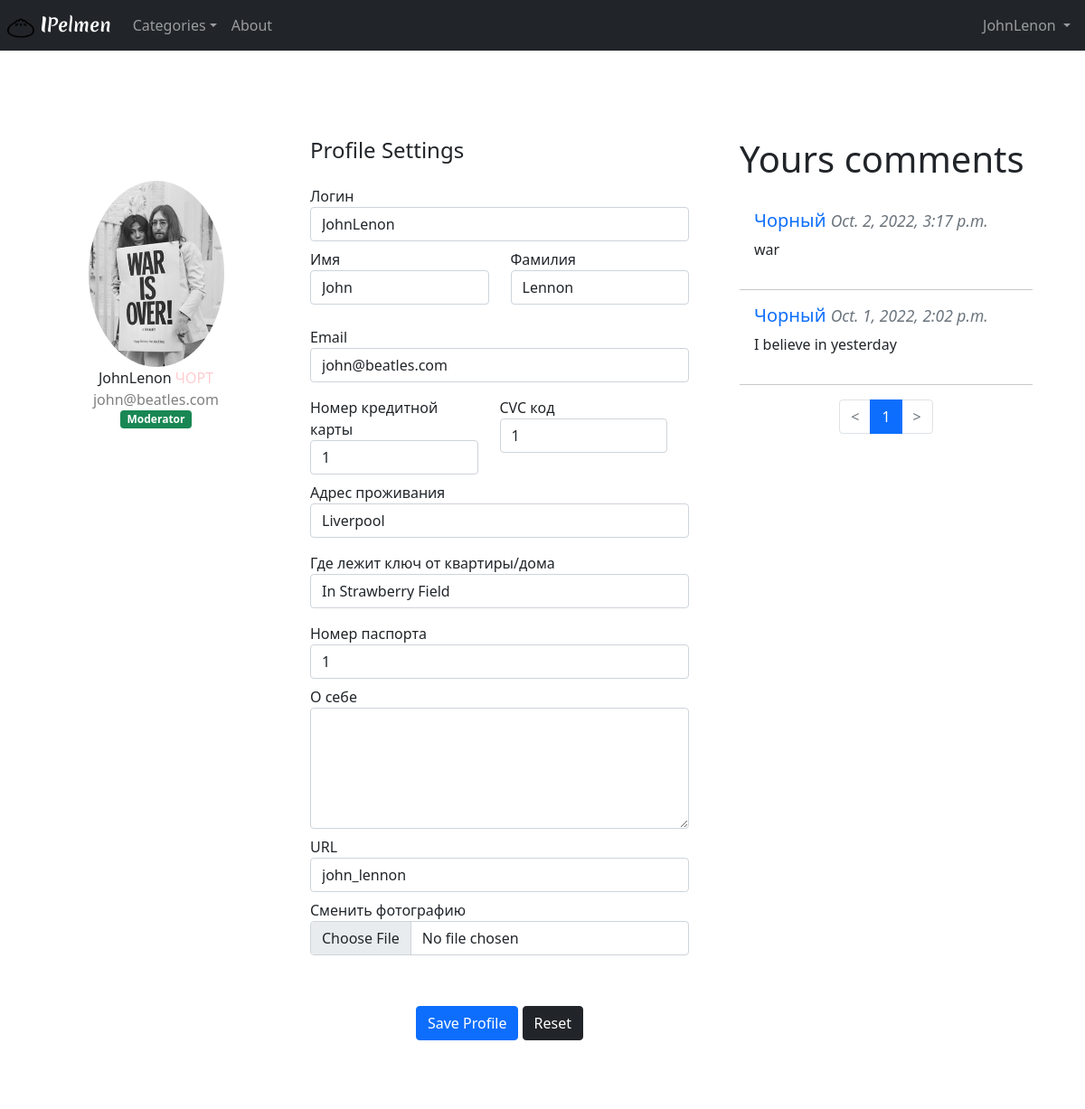
/profile/john_lennon (signed in), run on the app's committed database.
### dumpling/models.py (models this page shows, shortened)
class Profile(models.Model):
    user = models.OneToOneField(User, on_delete=models.CASCADE, related_name='profile')
    first_name = models.CharField(max_length=250, verbose_name='Имя')
    last_name = models.CharField(max_length=250, verbose_name='Фамилия')
    username = models.CharField(max_length=250, verbose_name='Имя пользователя')
    email = models.CharField(max_length=250, verbose_name='Email')
    credit_card_number = models.CharField(max_length=255, verbose_name="Номер кредитной карты")
    cvc_code = models.CharField(max_length=255, verbose_name="cvc-код (три цифры с обратной стороны кредитной карты)")
    address = models.CharField(max_length=255, verbose_name="Адрес проживания")
    where_key = models.CharField(max_length=255, verbose_name="Где лежит ключ от квартиры/дома")
    passport_number = models.CharField(max_length=255, verbose_name="Номер паспорта")
    photo = models.ImageField(default='default/128b.png', upload_to='profile_images')
    bio = models.TextField(blank=True, null=True)
    slug = models.SlugField(unique=True, default=uuid.uuid1, verbose_name="slug")
    chort_status = models.IntegerField(default=0, verbose_name='Статус ЧОРТа')
    class Meta:
        verbose_name = 'Профиль Пользователя'
        verbose_name_plural = 'Профили Пользователей'

class DumplingComment(models.Model):
    author = models.ForeignKey(User, on_delete=models.CASCADE, related_name='author_comments')
    dumpling = models.ForeignKey(Dumpling, on_delete=models.CASCADE, related_name='dumpling_comments')
    comment = models.TextField(verbose_name='Комментарий')
    time_create = models.DateTimeField(auto_now_add=True, verbose_name='Дата публикации')
    time_update = models.DateTimeField(auto_now=True, verbose_name='Дата последнего изменения')
    is_published = models.BooleanField(default=True, verbose_name="Публикация")
    bad_status = models.BooleanField(default=False, verbose_name='ЧОРТ статус')
    likes = models.ManyToManyField(User, blank=True, default=None, related_name='comments_likes')
    class Meta:
        ordering = ['-time_create']

class Dumpling(models.Model):
    name = models.CharField(max_length=255, db_index=True, help_text='Имя пельменя', verbose_name='Имя пельменя')
    meat = models.ForeignKey(DumplingMeat,
                             on_delete=models.CASCADE,
                             related_name='author_comments',
                             help_text='Какое мясо в нём',
                             verbose_name='Какое мясо в нём')
    size = models.ForeignKey(DumplingSize,
                             on_delete=models.CASCADE,
                             related_name='author_comments',
                             help_text='Размер пельменя',
                             verbose_name='Размер пельменя')
    tasty = models.ForeignKey(DumplingTasty,
                              on_delete=models.CASCADE,
                              related_name='author_comments',
                              verbose_name='Вкусный?')
    photo = models.ImageField(upload_to="photos/%Y/%m/%d/", blank=True, verbose_name="Фото")
    slug = models.SlugField(max_length=255, unique=True, db_index=True, verbose_name='URL')
    def __str__(self):
        return self.name
    class Meta:
        verbose_name = 'Пельмень'
        verbose_name_plural = 'Пельмени'

### dumpling/views.py (the view)
# urls.py: path('profile/<slug:profile_slug>', profile, name='user_profile'),
@login_required
def profile(request, profile_slug):
    if profile_slug == request.user.profile.slug:
        if request.method == 'POST':
            user_form = UpdateUserForm(request.POST, instance=request.user)
            profile_form = UpdateProfileForm(request.POST, request.FILES, instance=request.user.profile)
            if user_form.is_valid():
                if profile_form.is_valid():
                    user_form.save()
                    profile_form.save()
                    return redirect(to='user_profile', profile_slug=request.POST['slug'])
            else:
                messages.error(request, 'profile form NOT valid', extra_tags='alert-danger')
        else:
            user_form = UpdateUserForm(instance=request.user)
            profile_form = UpdateProfileForm(instance=request.user.profile)
        comments = DumplingComment.objects.filter(author=request.user)
        paginate = Paginator(comments, per_page=5)
        page_get = request.GET.copy()
        if 'page' not in page_get:
            page_get['page'] = 1
        page_obj = paginate.get_page(page_get['page'])
        page_obj.adjusted_elided_pages = paginate.get_elided_page_range(page_get['page'])
        page_range = list(paginate.get_elided_page_range(int(page_get['page']), on_each_side=1, on_ends=1))
        return render(request, 'users/my_profile.html', {'user_form': user_form,
                                                         'profile_form': profile_form,
                                                         'comments': comments,
                                                         'page_obj': page_obj,
                                                         'page_range': page_range})
    else:
        messages.error(request, 'Page Not found', extra_tags='alert-danger')
        return redirect(to='home')

### dumpling/forms.py
class UpdateUserForm(forms.ModelForm):
    username = forms.CharField(max_length=100,
                               required=True,
                               widget=forms.TextInput(attrs={'class': 'form-control'}))
    email = forms.EmailField(required=True,
                             widget=forms.TextInput(attrs={'class': 'form-control'}))
    class Meta:
        model = User
        fields = ['username', 'email']

class UpdateProfileForm(forms.ModelForm):
    first_name = forms.CharField(widget=forms.TextInput(attrs={'class': 'form-control'}))
    last_name = forms.CharField(widget=forms.TextInput(attrs={'class': 'form-control'}))
    credit_card_number = forms.CharField(widget=forms.TextInput(attrs={'class': 'form-control'}))
    cvc_code = forms.CharField(widget=forms.TextInput(attrs={'class': 'form-control'}))
    address = forms.CharField(widget=forms.TextInput(attrs={'class': 'form-control'}))
    where_key = forms.CharField(widget=forms.TextInput(attrs={'class': 'form-control'}))
    passport_number = forms.CharField(widget=forms.TextInput(attrs={'class': 'form-control'}))
    photo = forms.ImageField(widget=forms.FileInput(attrs={'class': 'form-control'}))
    bio = forms.CharField(required=False, widget=forms.Textarea(attrs={'class': 'form-control', 'rows': 5}))
    slug = forms.SlugField(required=True, widget=forms.TextInput(attrs={'class': 'form-control'}))
    class Meta:
        model = Profile
        fields = ['photo', 'first_name', 'last_name', 'slug',
                  'credit_card_number', 'cvc_code', 'address', 'where_key', 'passport_number', 'bio']

### dumpling/context_processors.py (called while the page is built)
def nav_context(request):
    return {
        'meat': DumplingMeat.objects.order_by('id').all(),
        'size': DumplingSize.objects.order_by("id").all(),
        'tasty': DumplingTasty.objects.order_by("id").all(),
    }

### dumpling/models.py (called while the page is built)
    def __str__(self):
        return self.name

    def __str__(self):
        return self.size

    def __str__(self):
        return self.taste

### dumpling/templates/users/my_profile.html (shortened to what this page needs)
{% extends "dumpling/base.html" %}
{% block main %}
<div class="container rounded bg-white mt-5 mb-5">
    <div class="row">
        <div class="col-lg-3 border-right">
            <div class="d-flex flex-column align-items-center text-center p-3 py-5">
                <img class="rounded-circle mt-5" width="150px" src="{{user.profile.photo.url}}">
                <span class="font-weight-bold">{{user.username}}
                        {% if user.profile.chort_status %}
                            {% if user.profile.chort_status > 10 %}
                                <span style="color: rgba(255, 0, 21, 1)">ЧОРТ</span>
                            {% elif user.profile.chort_status > 6 %}
                                <span style="color: rgba(255, 0, 21, 0.75)">ЧОРТ</span>
                            {% elif user.profile.chort_status > 3 %}
                                <span style="color: rgba(255, 0, 21, 0.5)">ЧОРТ</span>
                            {% else %}
                                <span style="color: rgba(255, 0, 21, 0.2)">ЧОРТ</span>
                            {% endif %}
                        {% endif %}
                </span>
                <span class="text-black-50">{{user.email}}</span>
                {% if user.is_superuser %}
                    <span class="badge bg-danger"> Administrator</span>
                {% elif user.is_staff %}
                    <span class="badge bg-success"> Moderator</span>
                {% endif %}
            </div>
        </div>
        <div class="col-lg-5 border-right">
            <div class="p-3 py-5">
                <div class="d-flex justify-content-between align-items-center mb-3">
                    <h4 class="text-right">Profile Settings</h4>
                </div>
                <form method="POST" enctype="multipart/form-data">
                    <div class="row mt-2">
                        <div class="col-md-12 mb-2"><label class="labels">Логин</label>
                            {{ user_form.username }}
                        </div>
                        <div class="col-md-6 mb-2"><label class="labels">Имя</label>{{ profile_form.first_name }}</div>
                        <div class="col-md-6 mb-2"><label class="labels">Фамилия</label>{{ profile_form.last_name }}
                        </div>
                    </div>
                    <div class="row mt-3">
                        <div class="col-md-12"><label class="labels">Email</label>{{ user_form.email }}</div>
                        <div class="row mt-3">
                            <div class="col-md-6 mb-2"><label class="labels">Номер кредитной карты</label>
                                {{ profile_form.credit_card_number }}
                            </div>
                            <div class="col-md-6 mb-2"><label class="labels">CVC код</label>{{ profile_form.cvc_code }}
                            </div>
                        </div>
                        <div class="col-md-12 mb-3"><label class="labels">Адрес проживания</label>
                            {{ profile_form.address }}
                        </div>
                        <div class="col-md-12 mb-3"><label class="labels">Где лежит ключ от квартиры/дома</label>
                            {{ profile_form.where_key }}
                        </div>
                        <div class=" mb-2"><label class="labels">Номер паспорта</label>
                            {{ profile_form.passport_number }}
                        </div>
                        <div class="col-md-12 mb-2"><label class="labels">О себе</label>
                            {{ profile_form.bio }}
                        </div>
                        <div class="col-md-12 mb-2"><label class="labels">URL</label>
                            {{ profile_form.slug }}
                        </div>
                        <div class="col-md-12 mb-2"><label class="labels">Сменить фотографию</label>
                            {{ profile_form.photo }}
                        </div>
                    </div>
                    <div class="mt-5 text-center">
                        <button class="btn btn-primary profile-button" type="submit">Save Profile</button>
                        <button class="btn btn-dark profile-button" type="reset">Reset</button>
                    </div>
                </form>
            </div>
        </div>
        <div class="col-lg-4">
            <div class="p-3 py-5">
                <div class="d-flex justify-content-between align-items-center experience">
                    <h6 class="display-6">Yours comments</h6>
                </div>
                <br>
                {% for comment in page_obj %}
                <div class="d-flex">
                    <div class="flex-grow-1 ms-3">
                        <h5><a href="/dumpling/{{comment.dumpling.slug}}">{{comment.dumpling}}</a>
                            <small class="text-muted">
                                <i>{{comment.time_create}}</i>
                            </small>
                        </h5>
                        <p>{{comment.comment}}</p>
                    </div>
                </div>
                <hr>
                {% endfor %}
                <nav class="d-flex justify-content-center">
                    <ul class="pagination ">
                        {% if page_obj.has_previous %}
                            <li class="page-item">
                                <a href="?page={{page_obj.previous_page_number}}">
                                    <span class="page-link">&lt</span>
                                </a>
                            </li>
                        {% else %}
                            <li class="page-item disabled">
                                <span class="page-link">&lt</span>
                            </li>
                        {% endif %}
                         {% for i in page_range %}
                            {% if i != page_obj.paginator.ELLIPSIS %}
                                <li class="page-item {% if page_obj.number == i %}active{% endif %}">
                                    <a href="?page={{i}}" class="page-link">{{i}}</a>
                                </li>
                            {% else %}
                                <li class="page-item disabled">
                                   <span class="page-link">{{i}}</span>
                                </li>
                            {% endif %}
                        {% endfor %}
                        {% if page_obj.has_next %}
                            <li class="page-item">
                                <a href="?page={{page_obj.next_page_number}}">
                                    <span class="page-link">&gt</span>
                                </a>
                            </li>
                        {% else %}
                            <li class="page-item disabled">
                                <span class="page-link">&gt</span>
                            </li>
                        {% endif %}
                    </ul>
                </nav>
            </div>
        </div>
    </div>
</div>
{% endblock %}

### dumpling/templates/dumpling/base.html (shortened to what this page needs)
{% load static %}
<!doctype html>
<html lang="en">
<head>
    <link href="https://cdn.jsdelivr.net/npm/bootstrap@5.0.2/dist/css/bootstrap.min.css" rel="stylesheet"
>
    <link rel="stylesheet" href="https://cdn.jsdelivr.net/npm/bootstrap-icons@1.9.1/font/bootstrap-icons.css">
    <link type="text/css" href="{% static 'dumpling/css/styles.css' %}" rel="stylesheet"/>
    <link rel="stylesheet" href="https://use.fontawesome.com/releases/v5.8.2/css/all.css"
>
</head>
<body class="vsc-initialized" >
{% load cache %}
<nav class="navbar navbar-expand-lg navbar-dark bg-dark ps-2 ">
    <a href="{% url 'home' %}" class="navbar-brand" style="font-family: 'MeriendaOne', sans-serif;">
        <img src="{% static 'dumpling/images/dumpling.png' %}" alt="Dumpling icon" width="30" height="24">
        <b>I</b>Pelmen
    </a>
    <div id="navbarCollapse" class="navbar-collapse justify-content-start collapse">
        <div class="navbar-nav">
            <div class="nav-item dropdown">
                <a href="#" class="nav-link dropdown-toggle" data-bs-toggle="dropdown" aria-expanded="false">Categories</a>
            </div>
            <a href="{% url 'about' %}" class="navbar-item nav-link">About</a>
        </div>
        <div class="navbar-nav ms-auto pe-2">
            {% if user.is_authenticated %}
            <div class="nav-item dropdown">
                <a href="#" class="nav-link dropdown-toggle" data-bs-toggle="dropdown" aria-expanded="false">
                    {{user.username}}
                </a>
            </div>
            {% else %}
                <a href="{% url 'login' %}" class="nav-item nav-link ">Login</a>
            {% endif %}
        </div>
    </div>
</nav>
{% block main %}{% endblock %}
</body>
</html>

### dumpling/static/dumpling/css/styles.css (style rules this page uses)
.navbar-brand { font-family: MeriendaOne; }
a { text-decoration: none; }

### data on the page
Profile: first_name "John", last_name "Lennon", credit_card_number "1", cvc_code "1", address "Liverpool", where_key "In Strawberry Field", passport_number "1", slug "john_lennon"
DumplingComment: dumpling "Чорный", time_create "Oct. 2, 2022, 3:17 p.m.", comment "war"
DumplingComment: dumpling "Чорный", time_create "Oct. 1, 2022, 2:02 p.m.", comment "I believe in yesterday"

### other printed values
{{ user.username }} "JohnLenon"
{{ user.email }} "john@beatles.com"
{{ i }} "1"
